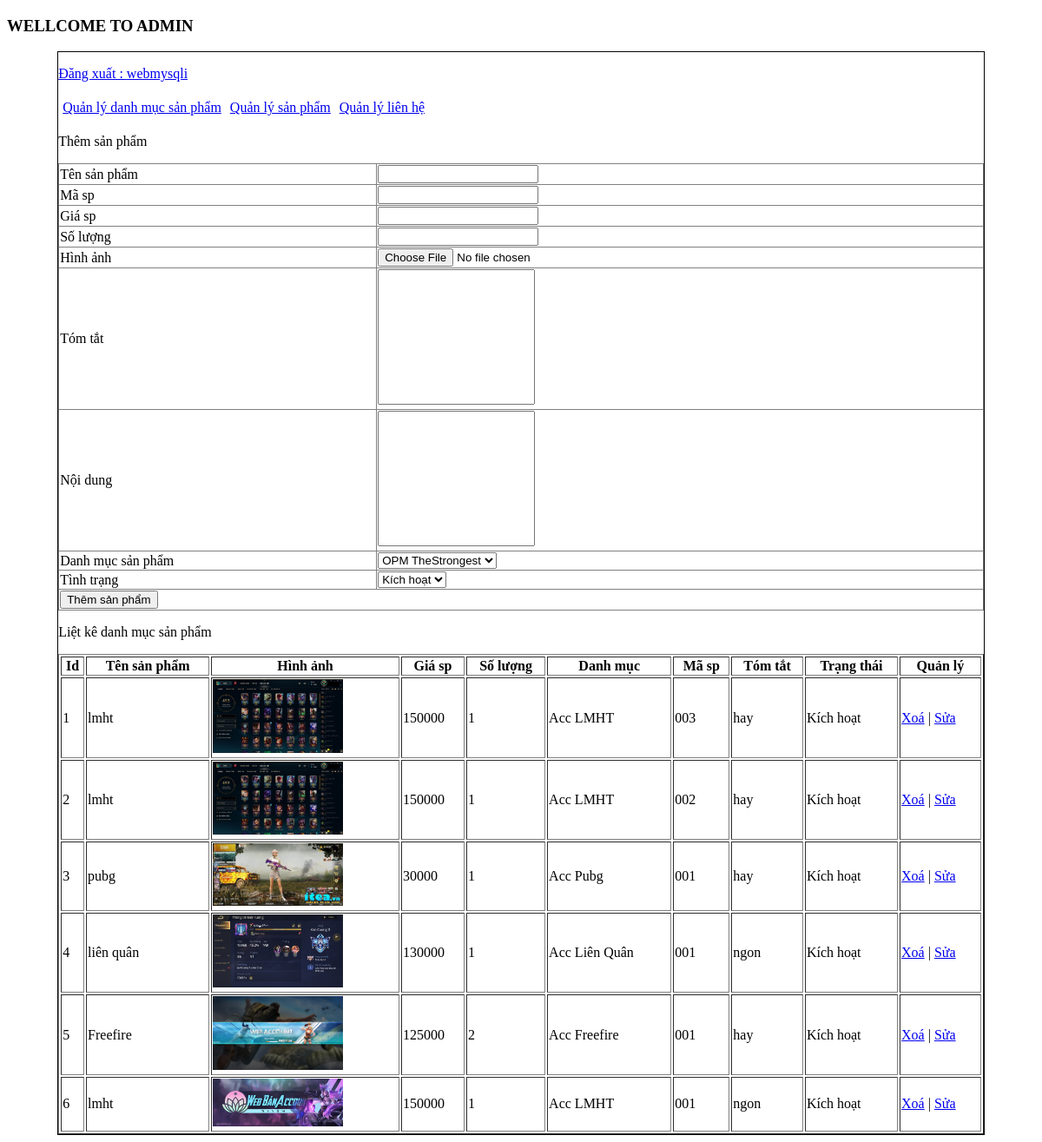
Screenshot of /admin/index.php?action=quanlysp&query=them (signed in) with the database file from the repository.
### tables this page shows
CREATE TABLE `tbl_sanpham` (
  `id_sanpham` int(11) NOT NULL,
  `tensanpham` varchar(250) NOT NULL,
  `masp` varchar(100) NOT NULL,
  `giasp` varchar(50) NOT NULL,
  `soluong` int(11) NOT NULL,
  `hinhanh` varchar(50) NOT NULL,
  `tomtat` text NOT NULL,
  `noidung` text NOT NULL,
  `tinhtrang` int(11) NOT NULL,
  `id_danhmuc` int(11) NOT NULL
);

CREATE TABLE `tbl_danhmuc` (
  `id_danhmuc` int(11) NOT NULL,
  `tendanhmuc` varchar(100) NOT NULL,
  `thutu` int(11) NOT NULL
);

### admin/modules/quanlysp/lietke.php (the view)
<?php
	$sql_lietke_sp = "SELECT * FROM tbl_sanpham,tbl_danhmuc WHERE tbl_sanpham.id_danhmuc=tbl_danhmuc.id_danhmuc ORDER BY id_sanpham DESC";
	$query_lietke_sp = mysqli_query($mysqli,$sql_lietke_sp);
?>
<p>Liệt kê danh mục sản phẩm</p>
<table style="width:100%" border="1" style="border-collapse: collapse;">
  <tr>
  	<th>Id</th>
    <th>Tên sản phẩm</th>
    <th>Hình ảnh</th>
    <th>Giá sp</th>
    <th>Số lượng</th>
    <th>Danh mục</th>
    <th>Mã sp</th>
    <th>Tóm tắt</th>
    <th>Trạng thái</th>
  	<th>Quản lý</th>
  </tr>
  <?php
  $i = 0;
  while($row = mysqli_fetch_array($query_lietke_sp)){
  	$i++;
  ?>
  <tr>
  	<td><?php echo $i ?></td>
    <td><?php echo $row['tensanpham'] ?></td>
    <td><img src="modules/quanlysp/uploads/<?php echo $row['hinhanh'] ?>" width="150px"></td>
    <td><?php echo $row['giasp'] ?></td>
    <td><?php echo $row['soluong'] ?></td>
    <td><?php echo $row['tendanhmuc'] ?></td>
    <td><?php echo $row['masp'] ?></td>
    <td><?php echo $row['tomtat'] ?></td>
    <td><?php if($row['tinhtrang']==1){
        echo 'Kích hoạt';
      }else{
        echo 'Ẩn';
      }
      ?>
    </td>
   	<td>
   		<a href="modules/quanlysp/xuly.php?idsanpham=<?php echo $row['id_sanpham'] ?>">Xoá</a> | <a href="?action=quanlysp&query=sua&idsanpham=<?php echo $row['id_sanpham'] ?>">Sửa</a>
   	</td>
  </tr>
  <?php
  }
  ?>
</table>

### admin/index.php (shortened to what this page needs)
<!DOCTYPE html>
<html>
<head>
<link rel="stylesheet" type="text/css" href="ADstyle.css">
</head>
<body>
<h3 class="ad_tittle">WELLCOME TO ADMIN</h3>
    <div class="wrapper">
        <?php
        include("modules/header.php");
        include("modules/menu.php");
        include("modules/main.php");
        ?>
    </div>
</body>
</html>

### admin/modules/header.php (shortened to what this page needs)
<p><a href="index.php?dangxuat=1">Đăng xuất : <?php if(isset($_SESSION['dangnhap'])){
		echo $_SESSION['dangnhap'];
	} ?></a></p>

### admin/modules/menu.php
<ul class="admincp_list">
	<li><a href="index.php?action=quanlydanhmucsanpham&query=them">Quản lý danh mục sản phẩm</a></li>
	<li><a href="index.php?action=quanlysp&query=them">Quản lý sản phẩm</a></li>
	<li><a href="index.php?action=quanlyweb&query=capnhat">Quản lý liên hệ</a></li>
</ul>

### admin/modules/main.php (shortened to what this page needs)
<div class="main">
	<?php
				if(isset($_GET['action']) && $_GET['query']){
					$tam = $_GET['action'];
					$query = $_GET['query'];
				}else{
					$tam = '';
					$query = '';
				}
				if($tam=='quanlydanhmucsanpham' && $query=='them'){
					include("modules/quanlydanhmucsp/them.php");
					include("modules/quanlydanhmucsp/lietke.php");
				}elseif ($tam=='quanlydanhmucsanpham' && $query=='sua') {
					include("modules/quanlydanhmucsp/sua.php");
				}elseif ($tam=='quanlysp' && $query=='them') {
					include("modules/quanlysp/them.php");
					include("modules/quanlysp/lietke.php");
				}elseif($tam=='quanlysp' && $query=='sua'){
					include("modules/quanlysp/sua.php");
				}elseif($tam=='donhang' && $query=='xemdonhang'){
					include("modules/quanlydonhang/xemdonhang.php");
				}
				elseif($tam=='quanlyweb' && $query=='capnhat'){
					include("modules/thongtinweb/quanly.php");
				}
				else{
					include("modules/dashboard.php");
				}
	?>
</div>

### admin/modules/quanlysp/them.php (shortened to what this page needs)
<p>Thêm sản phẩm</p>
<table border="1" width="100%" style="border-collapse: collapse;">
 <form method="POST" action="modules/quanlysp/xuly.php" enctype="multipart/form-data">
	  <tr>
	  	<td>Tên sản phẩm</td>
	  	<td><input type="text" name="tensanpham"></td>
	  </tr>
	   <tr>
	  	<td>Mã sp</td>
	  	<td><input type="text" name="masp"></td>
	  </tr>
	  <tr>
	  	<td>Giá sp</td>
	  	<td><input type="text" name="giasp"></td>
	  </tr>
	  <tr>
	  	<td>Số lượng</td>
	  	<td><input type="text" name="soluong"></td>
	  </tr>
	   <tr>
	  	<td>Hình ảnh</td>
	  	<td><input type="file" name="hinhanh"></td>
	  </tr>
	  <tr>
	  	<td>Tóm tắt</td>
	  	<td><textarea rows="10"  name="tomtat" style="resize: none"></textarea></td>
	  </tr>
	   <tr>
	  	<td>Nội dung</td>
	  	<td><textarea rows="10"  name="noidung" style="resize: none"></textarea></td>
	  </tr>
	  <tr>
	    <td>Danh mục sản phẩm</td>
	    <td>
	    	<select name="danhmuc">
	    		<?php
	    		$sql_danhmuc = "SELECT * FROM tbl_danhmuc ORDER BY id_danhmuc DESC";
	    		$query_danhmuc = mysqli_query($mysqli,$sql_danhmuc);
	    		while($row_danhmuc = mysqli_fetch_array($query_danhmuc)){
	    		?>
	    		<option value="<?php echo $row_danhmuc['id_danhmuc'] ?>"><?php echo $row_danhmuc['tendanhmuc'] ?></option>
	    		<?php
	    		}
	    		?>
	    	</select>
	    </td>
	  </tr>
	  <tr>
	    <td>Tình trạng</td>
	    <td>
	    	<select name="tinhtrang">
	    		<option value="1">Kích hoạt</option>
	    	</select>
	    </td>
	  </tr>
	   <tr>
	    <td colspan="2"><input type="submit" name="themsanpham" value="Thêm sản phẩm"></td>
	  </tr>
 </form>
</table>

### admin/ADstyle.css (style rules this page uses)
ul.admincp_list { padding: 0; margin: 0; list-style: none; }
ul.admincp_list li { float: left; margin: 5px; }
.wrapper { border:1px solid #000; height: auto; width: 90%; margin:0 auto; }

### rows the page displays
tbl_sanpham: tensanpham "lmht", hinhanh (picture), giasp "150000", soluong "1", id_danhmuc.tendanhmuc "Acc LMHT", masp "003", tomtat "hay", tinhtrang "Kích hoạt"
tbl_sanpham: tensanpham "lmht", hinhanh (picture), giasp "150000", soluong "1", id_danhmuc.tendanhmuc "Acc LMHT", masp "002", tomtat "hay", tinhtrang "Kích hoạt"
tbl_sanpham: tensanpham "pubg", hinhanh (picture), giasp "30000", soluong "1", id_danhmuc.tendanhmuc "Acc Pubg", masp "001", tomtat "hay", tinhtrang "Kích hoạt"
tbl_sanpham: tensanpham "liên quân", hinhanh (picture), giasp "130000", soluong "1", id_danhmuc.tendanhmuc "Acc Liên Quân", masp "001", tomtat "ngon", tinhtrang "Kích hoạt"
tbl_sanpham: tensanpham "Freefire", hinhanh (picture), giasp "125000", soluong "2", id_danhmuc.tendanhmuc "Acc Freefire", masp "001", tomtat "hay", tinhtrang "Kích hoạt"
tbl_sanpham: tensanpham "lmht", hinhanh (picture), giasp "150000", soluong "1", id_danhmuc.tendanhmuc "Acc LMHT", masp "001", tomtat "ngon", tinhtrang "Kích hoạt"

### other values shown
$_SESSION['dangnhap'] "webmysqli"
form field danhmuc "OPM TheStrongest"
